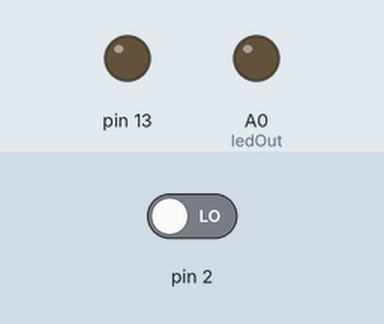
This sketch was run on a simulated Arduino Uno, built with avr-gcc and run on an emulated ATmega328P. Parts: output pins drawn as LEDs (lit = HIGH). The inputs (shaded band) are chosen by the test bench; at power-on: pin 2 LOW.

Above: at 1.2 s.
1.3 s: pin 2 driven HIGH
At 2.0 s:
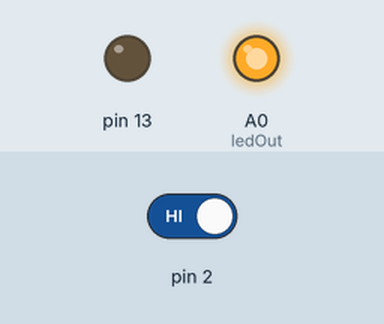
4.4 s: pin 2 driven LOW
At 5.6 s:
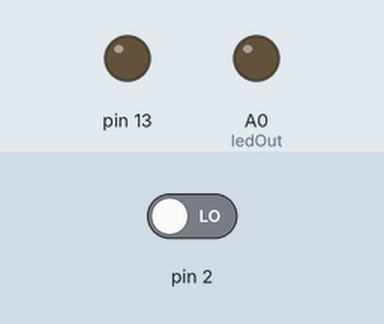
Timing chart, 0 to 7.4 s (numbered marks = the images above; inputs shaded):
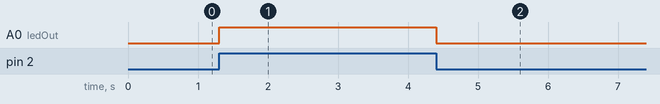

The sketch:

sketch_jun11c.ino
```cpp
#include <EEPROM.h>
#define EEPROM_write(address, p) {int i = 0; byte *pp = (byte*)&(p);for(; i < sizeof(p); i++) EEPROM.write(address+i, pp[i]);}
#define EEPROM_read(address, p)  {int i = 0; byte *pp = (byte*)&(p);for(; i < sizeof(p); i++) pp[i]=EEPROM.read(address+i);}

// 定义一个包含char[] 等各种类别的 config_type 结构
struct config_type
{
  String md5;
};

//设备ID 设置成静态是为了初始化以后就不改变。
static String ID ;

int pbIn = 0;                  // 定义中断引脚为0，也就是D2引脚
int ledOut = A0;                // 定义输出指示灯引脚
volatile int state = LOW;      // 定义默认输入状态
int comtemp; //定义一个变量来存储串口收到的数据。

volatile int switchState = LOW;    //控制阀门开关，当0时，阀门打开; -1时,阀门关闭
String comdata = "";
String endCode = "44";

void setup() {
  // put your setup code here, to run once:
  Serial.begin(9600);
  pinMode(13, OUTPUT);  //水阀控制开关。
  pinMode(12,INPUT);  //如果取水杆查好，有信号输入。

  //  从EEPROM地址0开始读取，结果存储在config_readback,读取设备ID。
  config_type config_readback;
  EEPROM_read(0, config_readback);
  ID = (String)config_readback.md5;

  // 置ledOut引脚为输出状态
  pinMode(ledOut, OUTPUT);
 // 监视中断输入引脚的变化
  attachInterrupt(pbIn, stateChange, CHANGE);
}

void loop() {

   if (Serial.available()>0)
  {

    comdata += char(Serial.read());
    delay(2);
    Serial.println(comdata);
  if (comdata.endsWith(endCode))
    {
     comdata = "";
      openSwitch();
    }
  }
  delay(100);
}

void openSwitch(){
    digitalWrite(13, HIGH);   //Open switch.
    delay(5000);
    digitalWrite(13, LOW);    //Close switch.
    delay(500);
}

//中断响应(need change)
 void stateChange()
{
  state = !state;
  digitalWrite(ledOut, state);
}

// 设置设备的ID
unsigned long getID(){
 char inChar = 0;
 int bitCounts = 0; //数据位数结果
 unsigned long result = 0; //结果
  // Read serial input:
  if (Serial.available() > 0) {
    inChar = Serial.read();
    delay(2);
//    if('\n' == inchar){
      return result;
//  }
    if (isDigit(inChar)) {
    // convert the incoming byte to a char
    // and add it to the string:
    comdata += (char)inChar;
  }else{
    Serial.flush();
    return -1;
  }

  }
}
```

Measured:
- after the input at 1.3 s, A0 (ledOut): LOW → HIGH at once
- after the input at 4.4 s, A0 (ledOut): HIGH → LOW at once
